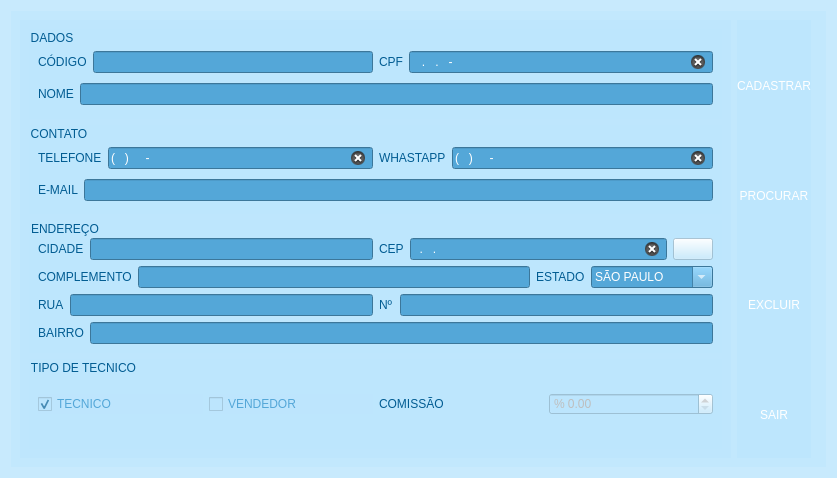
<?xml version="1.0" encoding="UTF-8"?>
<ui version="4.0">
 <class>Form</class>
 <widget class="QWidget" name="Form">
  <property name="geometry">
   <rect>
    <x>0</x>
    <y>0</y>
    <width>837</width>
    <height>478</height>
   </rect>
  </property>
  <property name="minimumSize">
   <size>
    <width>837</width>
    <height>478</height>
   </size>
  </property>
  <property name="maximumSize">
   <size>
    <width>837</width>
    <height>478</height>
   </size>
  </property>
  <property name="windowTitle">
   <string>CADASTRO TECNICO - ASSISTENCIA TECNICA DE MANUNTEÇÃO</string>
  </property>
  <property name="windowIcon">
   <iconset resource="../IMG/recursos.qrc">
    <normaloff>:/img/technician.svg</normaloff>:/img/technician.svg</iconset>
  </property>
  <property name="styleSheet">
   <string notr="true">QToolTip {
    border: 2px solid darkkhaki;
    padding: 5px;
    border-radius: 3px;
    opacity: 200;	
	color: rgb(1, 92, 146);
	background-color: rgb(188, 230, 254);	
	border-color: rgb(1, 92, 146);
}

#principal{
image: url(:/img/tecnico.jpg);
}

QFrame, QGroupBox{
	border: 1px;	
	border-color: rgb(188, 230, 254);
	color: rgb(1, 92, 146);
	font: 10pt &quot;Franklin Gothic Heavy&quot;;	

}

QWidget{		
	background-color: rgb(188, 230, 254, 150);
}

QToolButton{
	color: rgb(255, 255, 255);
	font: 10pt &quot;Franklin Gothic Heavy&quot;;	
	background-color: rgba(255, 255, 255, 0);
	margin: 0% 50% 0% 50%;	
	padding:0% 50% 0% 50%;	
}

QToolButton:hover:pressed{
background-color: rgb(84, 167, 216);
}

QToolButton:hover{
	background-color: rgb(1, 92, 146);	
	color: rgb(255, 255, 255);
}

QLineEdit, QComboBox{				
	color: rgb(255, 255, 255);
	background-color: rgb(84, 167, 216);
}

QLineEdit:hover, QComboBox:hover{				
	background-color: rgb(1, 92, 146);
}

QCheckBox{
	color: rgb(84, 167, 216)
}

QCheckBox::indicator:indeterminate:pressed{  	
	font: 75 12pt &quot;MS Shell Dlg 2&quot;;
}

QCheckBox:hover{
	color: rgb(255, 255, 255)
}

QLabel{	
	background-color: rgba(255, 255, 255, 0);
}

#label_15,#label_16,#label_17,#label_18{
	
	color: rgb(255, 255, 255);
}</string>
  </property>
  <layout class="QHBoxLayout" name="horizontalLayout">
   <item>
    <widget class="QFrame" name="principal">
     <property name="frameShape">
      <enum>QFrame::StyledPanel</enum>
     </property>
     <property name="frameShadow">
      <enum>QFrame::Raised</enum>
     </property>
     <layout class="QHBoxLayout" name="horizontalLayout_21">
      <item>
       <widget class="QFrame" name="frame">
        <property name="frameShape">
         <enum>QFrame::StyledPanel</enum>
        </property>
        <property name="frameShadow">
         <enum>QFrame::Raised</enum>
        </property>
        <layout class="QVBoxLayout" name="verticalLayout_5">
         <item>
          <widget class="QGroupBox" name="groupBox">
           <property name="title">
            <string>DADOS</string>
           </property>
           <layout class="QVBoxLayout" name="verticalLayout_2">
            <property name="topMargin">
             <number>18</number>
            </property>
            <item>
             <layout class="QHBoxLayout" name="horizontalLayout_4">
              <item>
               <layout class="QHBoxLayout" name="horizontalLayout_2">
                <item>
                 <widget class="QLabel" name="label">
                  <property name="text">
                   <string>CÓDIGO</string>
                  </property>
                 </widget>
                </item>
                <item>
                 <widget class="QLineEdit" name="codigo">
                  <property name="enabled">
                   <bool>false</bool>
                  </property>
                  <property name="clearButtonEnabled">
                   <bool>true</bool>
                  </property>
                 </widget>
                </item>
               </layout>
              </item>
              <item>
               <layout class="QHBoxLayout" name="horizontalLayout_3">
                <item>
                 <widget class="QLabel" name="label_2">
                  <property name="text">
                   <string>CPF</string>
                  </property>
                 </widget>
                </item>
                <item>
                 <widget class="QLineEdit" name="cpf">
                  <property name="inputMask">
                   <string>999.999.999-99</string>
                  </property>
                  <property name="clearButtonEnabled">
                   <bool>true</bool>
                  </property>
                 </widget>
                </item>
                <item>
                 <layout class="QHBoxLayout" name="horizontalLayout_6"/>
                </item>
               </layout>
              </item>
             </layout>
            </item>
            <item>
             <layout class="QHBoxLayout" name="horizontalLayout_5">
              <item>
               <widget class="QLabel" name="label_3">
                <property name="text">
                 <string>NOME</string>
                </property>
               </widget>
              </item>
              <item>
               <widget class="QLineEdit" name="nome">
                <property name="clearButtonEnabled">
                 <bool>true</bool>
                </property>
               </widget>
              </item>
             </layout>
            </item>
           </layout>
          </widget>
         </item>
         <item>
          <widget class="QGroupBox" name="groupBox_3">
           <property name="title">
            <string>CONTATO</string>
           </property>
           <layout class="QVBoxLayout" name="verticalLayout_4">
            <property name="topMargin">
             <number>18</number>
            </property>
            <item>
             <layout class="QHBoxLayout" name="horizontalLayout_14">
              <item>
               <layout class="QHBoxLayout" name="horizontalLayout_15">
                <item>
                 <widget class="QLabel" name="label_9">
                  <property name="text">
                   <string>TELEFONE</string>
                  </property>
                 </widget>
                </item>
                <item>
                 <widget class="QLineEdit" name="telefone">
                  <property name="inputMask">
                   <string>(999)99999-9999</string>
                  </property>
                  <property name="clearButtonEnabled">
                   <bool>true</bool>
                  </property>
                 </widget>
                </item>
               </layout>
              </item>
              <item>
               <layout class="QHBoxLayout" name="horizontalLayout_16">
                <item>
                 <widget class="QLabel" name="label_10">
                  <property name="text">
                   <string>WHASTAPP</string>
                  </property>
                 </widget>
                </item>
                <item>
                 <widget class="QLineEdit" name="whastapp">
                  <property name="inputMask">
                   <string>(999)99999-9999</string>
                  </property>
                  <property name="clearButtonEnabled">
                   <bool>true</bool>
                  </property>
                 </widget>
                </item>
               </layout>
              </item>
             </layout>
            </item>
            <item>
             <layout class="QHBoxLayout" name="horizontalLayout_17">
              <item>
               <widget class="QLabel" name="label_11">
                <property name="text">
                 <string>E-MAIL</string>
                </property>
               </widget>
              </item>
              <item>
               <widget class="QLineEdit" name="email">
                <property name="clearButtonEnabled">
                 <bool>true</bool>
                </property>
               </widget>
              </item>
             </layout>
            </item>
           </layout>
          </widget>
         </item>
         <item>
          <widget class="QGroupBox" name="groupBox_2">
           <property name="title">
            <string>ENDEREÇO</string>
           </property>
           <layout class="QVBoxLayout" name="verticalLayout_3">
            <property name="leftMargin">
             <number>9</number>
            </property>
            <property name="topMargin">
             <number>18</number>
            </property>
            <item>
             <layout class="QHBoxLayout" name="horizontalLayout_13">
              <item>
               <layout class="QHBoxLayout" name="horizontalLayout_12">
                <item>
                 <widget class="QLabel" name="label_7">
                  <property name="text">
                   <string>CIDADE</string>
                  </property>
                 </widget>
                </item>
                <item>
                 <widget class="QLineEdit" name="cidade">
                  <property name="clearButtonEnabled">
                   <bool>true</bool>
                  </property>
                 </widget>
                </item>
               </layout>
              </item>
              <item>
               <layout class="QHBoxLayout" name="horizontalLayout_10">
                <item>
                 <widget class="QLabel" name="label_8">
                  <property name="text">
                   <string>CEP</string>
                  </property>
                 </widget>
                </item>
                <item>
                 <widget class="QLineEdit" name="cep">
                  <property name="inputMask">
                   <string>99.999.999</string>
                  </property>
                  <property name="clearButtonEnabled">
                   <bool>true</bool>
                  </property>
                 </widget>
                </item>
                <item>
                 <widget class="QPushButton" name="bp_cep">
                  <property name="toolTip">
                   <string>&lt;html&gt;&lt;head/&gt;&lt;body&gt;&lt;p&gt;&lt;span style=&quot; font-weight:600;&quot;&gt;PREENCHA O CEP E CLIQUE AQUI PARA PREENCHER O RESTANTE&lt;/span&gt;&lt;/p&gt;&lt;/body&gt;&lt;/html&gt;</string>
                  </property>
                  <property name="text">
                   <string/>
                  </property>
                  <property name="icon">
                   <iconset resource="../IMG/recursos.qrc">
                    <normaloff>:/img/usb.svg</normaloff>:/img/usb.svg</iconset>
                  </property>
                 </widget>
                </item>
               </layout>
              </item>
             </layout>
            </item>
            <item>
             <layout class="QHBoxLayout" name="horizontalLayout_18">
              <item>
               <layout class="QHBoxLayout" name="horizontalLayout_19">
                <item>
                 <widget class="QLabel" name="label_12">
                  <property name="text">
                   <string>COMPLEMENTO</string>
                  </property>
                 </widget>
                </item>
                <item>
                 <widget class="QLineEdit" name="complemento">
                  <property name="clearButtonEnabled">
                   <bool>true</bool>
                  </property>
                 </widget>
                </item>
               </layout>
              </item>
              <item>
               <layout class="QHBoxLayout" name="horizontalLayout_20">
                <item>
                 <widget class="QLabel" name="label_13">
                  <property name="text">
                   <string>ESTADO</string>
                  </property>
                 </widget>
                </item>
                <item>
                 <widget class="QComboBox" name="estado">
                  <property name="minimumSize">
                   <size>
                    <width>122</width>
                    <height>0</height>
                   </size>
                  </property>
                  <property name="editable">
                   <bool>true</bool>
                  </property>
                  <item>
                   <property name="text">
                    <string>SÃO PAULO</string>
                   </property>
                  </item>
                 </widget>
                </item>
               </layout>
              </item>
             </layout>
            </item>
            <item>
             <layout class="QHBoxLayout" name="horizontalLayout_7">
              <item>
               <layout class="QHBoxLayout" name="horizontalLayout_8">
                <item>
                 <widget class="QLabel" name="label_4">
                  <property name="text">
                   <string>RUA</string>
                  </property>
                 </widget>
                </item>
                <item>
                 <widget class="QLineEdit" name="rua">
                  <property name="clearButtonEnabled">
                   <bool>true</bool>
                  </property>
                 </widget>
                </item>
               </layout>
              </item>
              <item>
               <layout class="QHBoxLayout" name="horizontalLayout_9">
                <item>
                 <widget class="QLabel" name="label_5">
                  <property name="text">
                   <string>Nº</string>
                  </property>
                 </widget>
                </item>
                <item>
                 <widget class="QLineEdit" name="numero">
                  <property name="clearButtonEnabled">
                   <bool>true</bool>
                  </property>
                 </widget>
                </item>
               </layout>
              </item>
             </layout>
            </item>
            <item>
             <layout class="QHBoxLayout" name="horizontalLayout_11">
              <item>
               <widget class="QLabel" name="label_6">
                <property name="text">
                 <string>BAIRRO</string>
                </property>
               </widget>
              </item>
              <item>
               <widget class="QLineEdit" name="bairro">
                <property name="clearButtonEnabled">
                 <bool>true</bool>
                </property>
               </widget>
              </item>
             </layout>
            </item>
           </layout>
          </widget>
         </item>
         <item>
          <widget class="QGroupBox" name="groupBox_5">
           <property name="title">
            <string>TIPO DE TECNICO</string>
           </property>
           <layout class="QHBoxLayout" name="horizontalLayout_24">
            <item>
             <layout class="QHBoxLayout" name="horizontalLayout_22">
              <item>
               <widget class="QCheckBox" name="tecnico">
                <property name="text">
                 <string>TECNICO</string>
                </property>
                <property name="checked">
                 <bool>true</bool>
                </property>
               </widget>
              </item>
              <item>
               <widget class="QCheckBox" name="vendedor">
                <property name="text">
                 <string>VENDEDOR</string>
                </property>
               </widget>
              </item>
             </layout>
            </item>
            <item>
             <layout class="QHBoxLayout" name="horizontalLayout_23">
              <item>
               <widget class="QLabel" name="label_14">
                <property name="text">
                 <string>COMISSÃO</string>
                </property>
               </widget>
              </item>
              <item>
               <widget class="QDoubleSpinBox" name="comissao">
                <property name="enabled">
                 <bool>false</bool>
                </property>
                <property name="buttonSymbols">
                 <enum>QAbstractSpinBox::UpDownArrows</enum>
                </property>
                <property name="specialValueText">
                 <string/>
                </property>
                <property name="correctionMode">
                 <enum>QAbstractSpinBox::CorrectToPreviousValue</enum>
                </property>
                <property name="showGroupSeparator" stdset="0">
                 <bool>false</bool>
                </property>
                <property name="prefix">
                 <string>% </string>
                </property>
                <property name="maximum">
                 <double>100.000000000000000</double>
                </property>
               </widget>
              </item>
             </layout>
            </item>
           </layout>
          </widget>
         </item>
        </layout>
       </widget>
      </item>
      <item>
       <widget class="QFrame" name="frame_3">
        <property name="frameShape">
         <enum>QFrame::StyledPanel</enum>
        </property>
        <property name="frameShadow">
         <enum>QFrame::Raised</enum>
        </property>
        <layout class="QVBoxLayout" name="verticalLayout_6">
         <property name="spacing">
          <number>6</number>
         </property>
         <property name="leftMargin">
          <number>0</number>
         </property>
         <property name="topMargin">
          <number>0</number>
         </property>
         <property name="rightMargin">
          <number>0</number>
         </property>
         <property name="bottomMargin">
          <number>0</number>
         </property>
         <item>
          <widget class="QGroupBox" name="groupBox_4">
           <property name="maximumSize">
            <size>
             <width>16777215</width>
             <height>16777215</height>
            </size>
           </property>
           <property name="title">
            <string/>
           </property>
           <layout class="QVBoxLayout" name="verticalLayout_7">
            <property name="spacing">
             <number>0</number>
            </property>
            <property name="sizeConstraint">
             <enum>QLayout::SetDefaultConstraint</enum>
            </property>
            <property name="leftMargin">
             <number>0</number>
            </property>
            <property name="topMargin">
             <number>0</number>
            </property>
            <property name="rightMargin">
             <number>0</number>
            </property>
            <property name="bottomMargin">
             <number>0</number>
            </property>
            <item>
             <widget class="QPushButton" name="cadastrar">
              <property name="text">
               <string/>
              </property>
              <property name="icon">
               <iconset resource="../IMG/recursos.qrc">
                <normaloff>:/img/save.svg</normaloff>:/img/save.svg</iconset>
              </property>
              <property name="iconSize">
               <size>
                <width>41</width>
                <height>52</height>
               </size>
              </property>
              <property name="flat">
               <bool>true</bool>
              </property>
             </widget>
            </item>
            <item>
             <widget class="QLabel" name="label_15">
              <property name="text">
               <string>CADASTRAR</string>
              </property>
              <property name="alignment">
               <set>Qt::AlignCenter</set>
              </property>
             </widget>
            </item>
            <item>
             <widget class="QPushButton" name="procurar">
              <property name="text">
               <string/>
              </property>
              <property name="icon">
               <iconset resource="../IMG/recursos.qrc">
                <normaloff>:/img/find-my-friend.svg</normaloff>:/img/find-my-friend.svg</iconset>
              </property>
              <property name="iconSize">
               <size>
                <width>41</width>
                <height>52</height>
               </size>
              </property>
              <property name="flat">
               <bool>true</bool>
              </property>
             </widget>
            </item>
            <item>
             <widget class="QLabel" name="label_16">
              <property name="enabled">
               <bool>false</bool>
              </property>
              <property name="text">
               <string>PROCURAR</string>
              </property>
              <property name="alignment">
               <set>Qt::AlignCenter</set>
              </property>
             </widget>
            </item>
            <item>
             <widget class="QPushButton" name="excluir">
              <property name="text">
               <string/>
              </property>
              <property name="icon">
               <iconset resource="../IMG/recursos.qrc">
                <normaloff>:/img/remove.svg</normaloff>:/img/remove.svg</iconset>
              </property>
              <property name="iconSize">
               <size>
                <width>41</width>
                <height>52</height>
               </size>
              </property>
              <property name="flat">
               <bool>true</bool>
              </property>
             </widget>
            </item>
            <item>
             <widget class="QLabel" name="label_17">
              <property name="text">
               <string>EXCLUIR</string>
              </property>
              <property name="alignment">
               <set>Qt::AlignCenter</set>
              </property>
             </widget>
            </item>
            <item>
             <widget class="QPushButton" name="sair">
              <property name="text">
               <string/>
              </property>
              <property name="icon">
               <iconset resource="../IMG/recursos.qrc">
                <normaloff>:/img/cross.svg</normaloff>:/img/cross.svg</iconset>
              </property>
              <property name="iconSize">
               <size>
                <width>41</width>
                <height>52</height>
               </size>
              </property>
              <property name="flat">
               <bool>true</bool>
              </property>
             </widget>
            </item>
            <item>
             <widget class="QLabel" name="label_18">
              <property name="text">
               <string>SAIR</string>
              </property>
              <property name="alignment">
               <set>Qt::AlignCenter</set>
              </property>
             </widget>
            </item>
           </layout>
          </widget>
         </item>
        </layout>
       </widget>
      </item>
      <item>
       <widget class="QFrame" name="frame_2">
        <property name="frameShape">
         <enum>QFrame::StyledPanel</enum>
        </property>
        <property name="frameShadow">
         <enum>QFrame::Raised</enum>
        </property>
        <layout class="QVBoxLayout" name="verticalLayout">
         <property name="spacing">
          <number>6</number>
         </property>
         <property name="leftMargin">
          <number>0</number>
         </property>
         <property name="topMargin">
          <number>0</number>
         </property>
         <property name="rightMargin">
          <number>0</number>
         </property>
         <property name="bottomMargin">
          <number>0</number>
         </property>
        </layout>
       </widget>
      </item>
     </layout>
    </widget>
   </item>
  </layout>
 </widget>
 <resources>
  <include location="../IMG/recursos.qrc"/>
 </resources>
 <connections/>
</ui>
